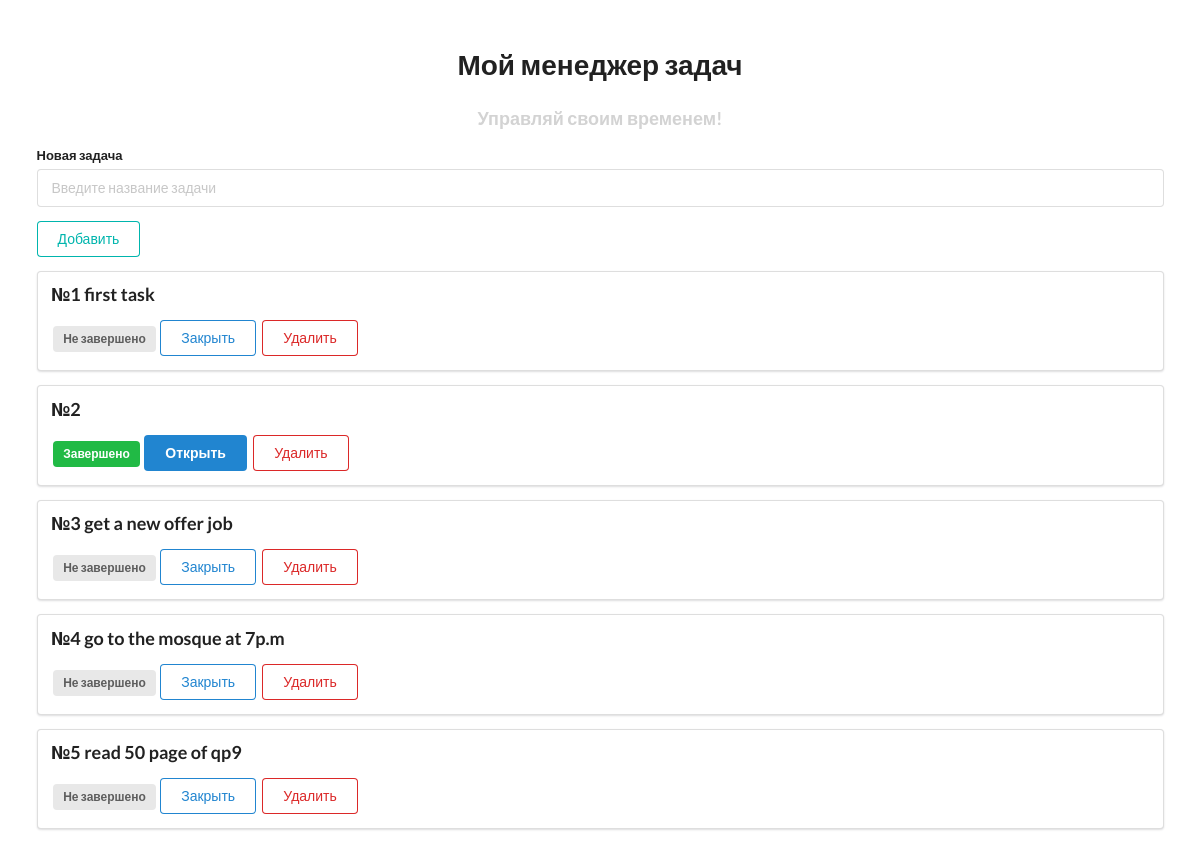
The page / on the database its author committed.
### todolist/models.py (models this page shows, shortened)
class ToDo(models.Model):
    title = models.CharField(max_length=200)
    is_complete = models.BooleanField(default=False)
    class Meta:
        verbose_name = 'Task'
        verbose_name_plural = 'Tasks'

### todolist/views.py (the view)
# urls.py: path('', views.index, name='index'),
def index(request):
    todos = ToDo.objects.all()
    return render(request, 'todolist/index.html', {'todo_list': todos, 'title': 'Home page'})

### todolist/templates/todolist/index.html (shortened to what this page needs)
{% extends 'todolist/layout.html' %}
{% block content %}
<div style="margin-top: 50px;" class="ui container">
    <h1 class="ui center aligned header">Мой менеджер задач</h1>
    <h3 class="test_style">Управляй своим временем!</h3>
    <form class="ui form" action="{% url 'add' %}" method="post">
        <div class="field">
            <label>Новая задача</label>
            <input type="text" name="title" placeholder="Введите название задачи"><br>
        </div>
        <button class="ui teal basic button" type="submit">Добавить</button>
    </form>
    {% for todo in todo_list %}
    <div class="ui segment">
        <p class="ui big header">№{{ todo.id }} {{ todo.title }}</p>
        {% if todo.is_complete == False %}
        <span class="ui gray label">Не завершено</span>
        <a class="ui primary basic button" href="{% url 'update' todo_id=todo.id %}">Закрыть</a>
        {% else %}
        <span class="ui green label">Завершено</span>
        <a class="ui blue button" href="{% url 'update' todo_id=todo.id %}">Открыть</a>
        {% endif %}
        <a class="ui negative basic button" href="{% url 'delete' todo_id=todo.id %}">Удалить</a>
    </div>
{% endfor %}
</div>
{% endblock %}

### todolist/templates/todolist/layout.html (shortened to what this page needs)
<!DOCTYPE html>
{% load static %}
<html lang="en">
<head>
  <link rel="stylesheet" href="https://cdn.jsdelivr.net/npm/semantic-ui@2.4.2/dist/semantic.min.css">
  <link rel="stylesheet" href="{% static 'todolist/css/style.css' %}">
</head>
<body>
{% block content %}
{% endblock %}
</body>
</html>

### todolist/static/todolist/css/style.css (style rules this page uses)
.test_style { text-align: center; color: lightgrey; }

### rows shown on the page
ToDo: id "1", title "first task", is_complete "Не завершено"
ToDo: id "2", is_complete "Завершено"
ToDo: id "3", title "get a new offer job", is_complete "Не завершено"
ToDo: id "4", title "go to the mosque at 7p.m", is_complete "Не завершено"
ToDo: id "5", title "read 50 page of qp9", is_complete "Не завершено"
